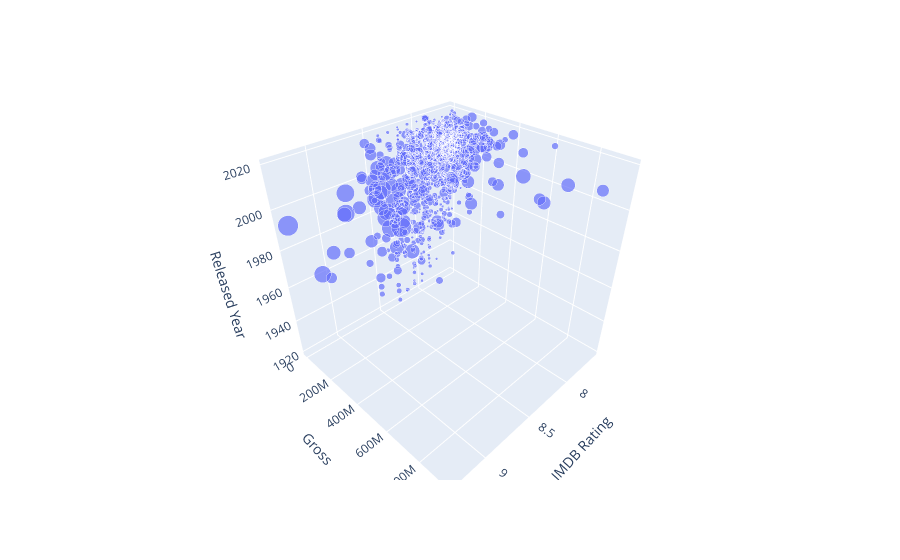

Notebook source saved alongside this figure:
### Code cell
pyt3['Number of votes'] = (np.round(pyt3['Number of votes']/1000000,2)*1000000).astype(float)
pyt3['Gross'] = np.round(pyt3['Gross']/1000000,2)*1000000
fig = px.scatter_3d(pyt3, x = pyt3["IMDB Rating"], y = pyt3["Gross"], z = pyt3["Released Year"])
fig = px.scatter_3d(pyt3, x = "IMDB Rating", y ="Gross", z = "Released Year", size = "Number of votes", hover_name="Title")
fig.show()

### Figure 1 — Plotly figure (JSON) as saved in the notebook; plotly's stock layout.template omitted (floating-point values rounded to 4 significant figures; data arrays with more than 128 entries replaced by an {"elided": "..."} marker saying what was removed)
{"data": [{"hovertemplate": "<b>%{hovertext}</b><br><br>IMDB Rating=%{x}<br>Gross=%{y}<br>Released Year=%{z}<br>Number of votes=%{marker.size}<extra></extra>", "hovertext": {"elided": "1000 str values"}, "legendgroup": "", "marker": {"color": "#636efa", "size": {"elided": "1000 float values"}, "sizemode": "area", "sizeref": 5850, "symbol": "circle"}, "mode": "markers", "name": "", "scene": "scene", "showlegend": false, "type": "scatter3d", "x": {"elided": "1000 float values"}, "y": {"elided": "1000 float values"}, "z": {"elided": "1000 int values"}}], "layout": {"legend": {"itemsizing": "constant", "tracegroupgap": 0}, "margin": {"t": 60}, "scene": {"domain": {"x": [0, 1], "y": [0, 1]}, "xaxis": {"title": {"text": "IMDB Rating"}}, "yaxis": {"title": {"text": "Gross"}}, "zaxis": {"title": {"text": "Released Year"}}}}}
